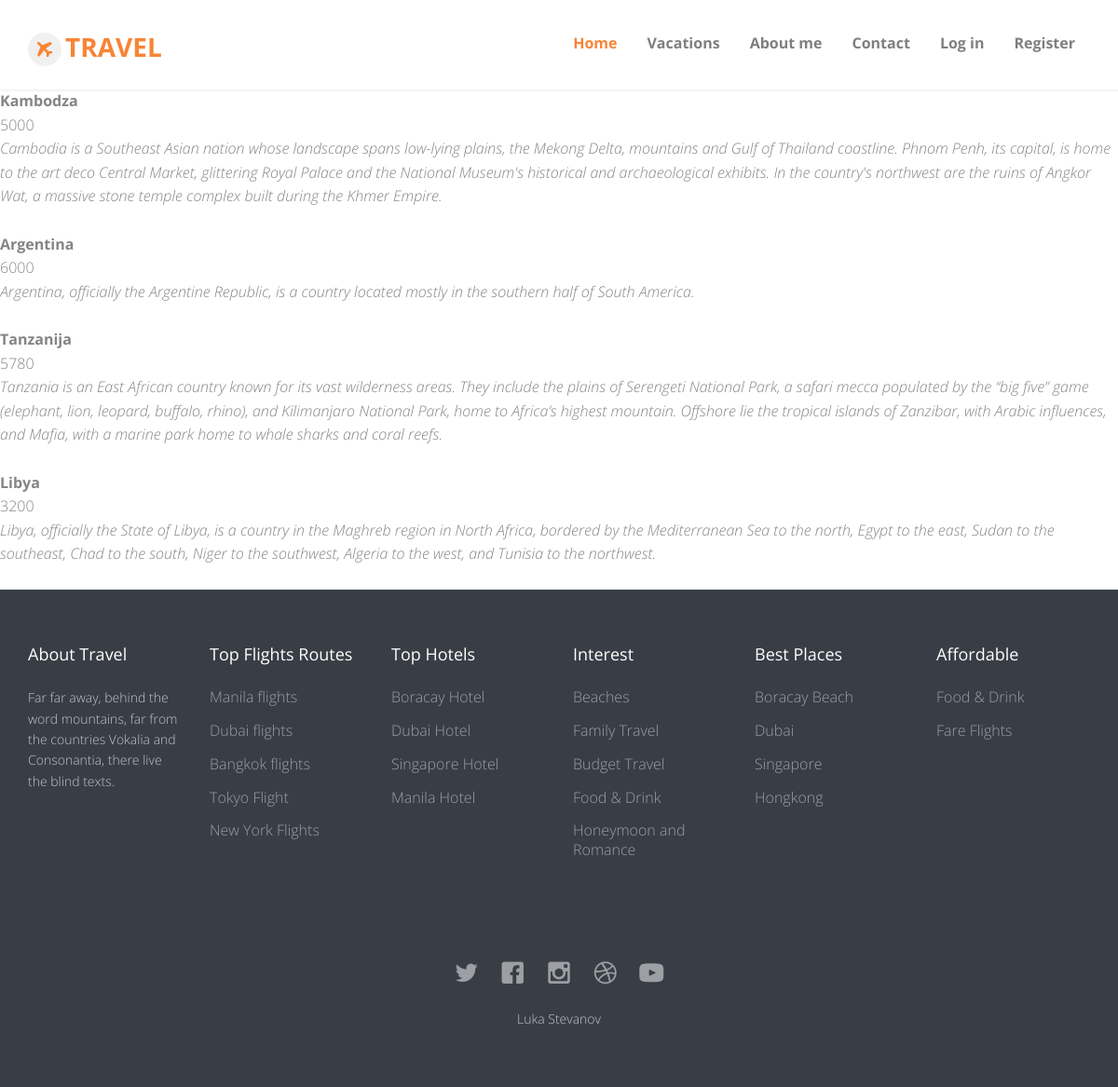
The app's page /vacation.php with its own data.
### tables this page shows
CREATE TABLE IF NOT EXISTS `destinacije` (
  `did` int(11) NOT NULL AUTO_INCREMENT,
  `lokacija` varchar(255) NOT NULL,
  `cena` int(11) NOT NULL,
  `opis` text NOT NULL,
  PRIMARY KEY (`did`)
);

### vacation.php (the view, shortened to what this page needs)
<?php
include "views/header.php";
include "db.php";
?>
<!DOCTYPE html>
 <html class="no-js">
	<head>
	<link rel="stylesheet" href="css/animate.css">
	<link rel="stylesheet" href="css/icomoon.css">
	<link rel="stylesheet" href="css/bootstrap.css">
	<link rel="stylesheet" href="css/superfish.css">
	<link rel="stylesheet" href="css/magnific-popup.css">
	<link rel="stylesheet" href="css/bootstrap-datepicker.min.css">
	<link rel="stylesheet" href="css/cs-select.css">
	<link rel="stylesheet" href="css/cs-skin-border.css">
	<link rel="stylesheet" href="css/style.css">
	</head>
	<body>
		<div id="fh5co-wrapper">
		<div id="fh5co-page">
		<?php
function selectcities(){
			global $link;
$sql = "SELECT did,lokacija,cena,opis FROM destinacije";
$result = mysqli_query($link,$sql);
	     while($row = mysqli_fetch_assoc($result))
    {
        $lokacija = $row['lokacija'];
		$cena = $row['cena'];
        $opis = $row['opis'];
 echo "<b>$lokacija</b> <br> $cena <br> <i>$opis</i> <br><br> ";
	}
}
	try {
    selectcities();
}
catch (Exception $e) {
    echo $e->getMessage();
}
	?>
	</div>
</div>
<?php
include "views/footer.php";
?>
	</body>
</html>

### views/header.php (shortened to what this page needs)
<header id="fh5co-header-section" class="sticky-banner">
		<div class="container">
			<div class="nav-header">
				<h1 id="fh5co-logo"><a href="index.php"><i class="icon-airplane"></i>Travel</a></h1>
				<nav id="fh5co-menu-wrap" role="navigation">
					<ul class="sf-menu" id="fh5co-primary-menu">
						<li class="active"><a href="index.php">Home</a></li>
						<li>
							<a href="vacation.php" class="fh5co-sub-ddown">Vacations</a>
						</li>
								<li>
							<a href="about.php" class="fh5co-sub-ddown">About me</a>
						</li>
				<li><a href="contact.php">Contact</a></li>
						<?php
					if(isset($_SESSION['lemail'])){
						echo "<li><a href='logout.php'>".$_SESSION['lemail']."</a></li>";
						echo "<li><a href='logout.php'>Logout</a></li>";
					}else{
						echo '<li><a href="login.php">Log in</a></li><li><a href="register.php">Register</a></li>';
					}
					?>
					</ul>
				</nav>
			</div>
		</div>
	</header>

### views/footer.php
<footer>
			<div id="footer">
				<div class="container">
					<div class="row row-bottom-padded-md">
						<div class="col-md-2 col-sm-2 col-xs-12 fh5co-footer-link">
							<h3>About Travel</h3>
							<p>Far far away, behind the word mountains, far from the countries Vokalia and Consonantia, there live the blind texts.</p>
						</div>
						<div class="col-md-2 col-sm-2 col-xs-12 fh5co-footer-link">
							<h3>Top Flights Routes</h3>
							<ul>
								<li><a href="#">Manila flights</a></li>
								<li><a href="#">Dubai flights</a></li>
								<li><a href="#">Bangkok flights</a></li>
								<li><a href="#">Tokyo Flight</a></li>
								<li><a href="#">New York Flights</a></li>
							</ul>
						</div>
						<div class="col-md-2 col-sm-2 col-xs-12 fh5co-footer-link">
							<h3>Top Hotels</h3>
							<ul>
								<li><a href="#">Boracay Hotel</a></li>
								<li><a href="#">Dubai Hotel</a></li>
								<li><a href="#">Singapore Hotel</a></li>
								<li><a href="#">Manila Hotel</a></li>
							</ul>
						</div>
						<div class="col-md-2 col-sm-2 col-xs-12 fh5co-footer-link">
							<h3>Interest</h3>
							<ul>
								<li><a href="#">Beaches</a></li>
								<li><a href="#">Family Travel</a></li>
								<li><a href="#">Budget Travel</a></li>
								<li><a href="#">Food &amp; Drink</a></li>
								<li><a href="#">Honeymoon and Romance</a></li>
							</ul>
						</div>
						<div class="col-md-2 col-sm-2 col-xs-12 fh5co-footer-link">
							<h3>Best Places</h3>
							<ul>
								<li><a href="#">Boracay Beach</a></li>
								<li><a href="#">Dubai</a></li>
								<li><a href="#">Singapore</a></li>
								<li><a href="#">Hongkong</a></li>
							</ul>
						</div>
						<div class="col-md-2 col-sm-2 col-xs-12 fh5co-footer-link">
							<h3>Affordable</h3>
							<ul>
								<li><a href="#">Food &amp; Drink</a></li>
								<li><a href="#">Fare Flights</a></li>
							</ul>
						</div>
					</div>
					<div class="row">
						<div class="col-md-6 col-md-offset-3 text-center">
							<p class="fh5co-social-icons">
								<a href="#"><i class="icon-twitter2"></i></a>
								<a href="#"><i class="icon-facebook2"></i></a>
								<a href="#"><i class="icon-instagram"></i></a>
								<a href="#"><i class="icon-dribbble2"></i></a>
								<a href="#"><i class="icon-youtube"></i></a>
							</p>
							<p>Luka Stevanov</p>
						</div>
					</div>
				</div>
			</div>
		</footer>

### css/icomoon.css (style rules this page uses)
[class^="icon-"], [class*=" icon-"] { font-family: 'icomoon' !important; speak: none; font-style: normal; font-weight: normal; font-variant: normal; text-transform: none; line-height: 1; -webkit-font-smoothing: antialiased; -moz-osx-font-smoothing: grayscale; }
.icon-dribbble2:before { content: "\ea66"; }
.icon-facebook2:before { content: "\ea68"; }
.icon-instagram:before { content: "\ea70"; }
.icon-twitter2:before { content: "\ea7d"; }
.icon-youtube:before { content: "\ea81"; }
.icon-airplane:before { content: "\eb6d"; }

### css/superfish.css (style rules this page uses)
.sf-menu, .sf-menu * { margin: 0; padding: 0; list-style: none; }
.sf-menu li { position: relative; }
.sf-menu > li { float: left; }
.sf-menu a { display: block; position: relative; }
.sf-menu { float: left; margin-bottom: 1em; }
.sf-menu a { border-left: 1px solid #fff; border-top: 1px solid #dFeEFF; border-top: 1px solid rgba(255,255,255,.5); padding: .75em 1em; text-decoration: none; zoom: 1; }
.sf-menu a { color: #13a; }
.sf-menu li { background: #BDD2FF; white-space: nowrap; *white-space: normal; -webkit-transition: background .2s; transition: background .2s; }

### records on screen
destinacije: lokacija "Kambodza", cena "5000", opis "Cambodia is a Southeast Asian nation whose landscape spans low-lying plains, the Mekong Delta, mountains and Gulf of Thailand coastline. Phnom Penh, its capital, is home to the art deco Central Market, glittering Royal Palace and the National Museum's historical and archaeological exhibits. In the country's northwest are the ruins of Angkor Wat, a massive stone temple complex built during the Khmer Empire."
destinacije: lokacija "Argentina", cena "6000", opis "Argentina, officially the Argentine Republic, is a country located mostly in the southern half of South America."
destinacije: lokacija "Tanzanija", cena "5780", opis "Tanzania is an East African country known for its vast wilderness areas. They include the plains of Serengeti National Park, a safari mecca populated by the “big five” game (elephant, lion, leopard, buffalo, rhino), and Kilimanjaro National Park, home to Africa’s highest mountain. Offshore lie the tropical islands of Zanzibar, with Arabic influences, and Mafia, with a marine park home to whale sharks and coral reefs."
destinacije: lokacija "Libya", cena "3200", opis "Libya, officially the State of Libya, is a country in the Maghreb region in North Africa, bordered by the Mediterranean Sea to the north, Egypt to the east, Sudan to the southeast, Chad to the south, Niger to the southwest, Algeria to the west, and Tunisia to the northwest."
